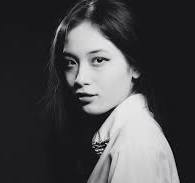
#> input picture btl/hàm mũ.jpg, 195 x 183 px
$ python hammu.py
#> lines starting #> are read from the running program, lines starting #| are printed output that depends on the picture
import matplotlib.pyplot as plt
import matplotlib.image as mpimg
import numpy as np
from PIL import Image

def transform(img,c,mu):
    # Lấy kích thước ảnh
    width, height = img.size

    # Duyệt qua từng pixel và thực hiện
    for y in range(height):
        for x in range(width):
            # Lấy giá trị pixel
            current_color = img.getpixel((x, y))

            # Tính giá trị mới
            new_color = round(c*(current_color**mu))

            # Đặt lại giá trị pixel mới
            img.putpixel((x, y), new_color)

    # Lưu hình ảnh mới
    return img

def plot(image_path,c=1,y=0.6):
    # Đọc hình ảnh
#> called with image_path = 'hàm mũ.jpg', c = 1, y = 0.4
    img = Image.open(image_path)
#> img is the input picture: PIL image 195x183 RGB; mean R, G, B 72.6, 72.6, 74.3
    img = img.convert('L')
#> img: PIL image 195x183 L

    # Hiển thị hình ảnh ban đầu
    plt.figure(figsize=(8, 4))
    plt.subplot(1, 2, 1)
    plt.title('Hình ảnh ban đầu')
    plt.imshow(img,cmap='gray')
    plt.axis('off')

    # Thực hiện phép biến đổi
    img = transform(img,c,y)
#> after the loop in transform, `for y in range(height):`:
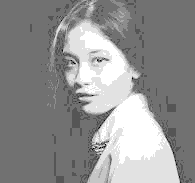
#> img: PIL image 195x183 L; min 0, max 9, mean 5.13; drawn with min black and max white

    # Hiển thị hình ảnh biến đổi
    plt.subplot(1, 2, 2)
    plt.title('Hình ảnh biến đổi')
    plt.imshow(img,cmap='gray')
    plt.axis('off')

    plt.tight_layout()
    plt.show()
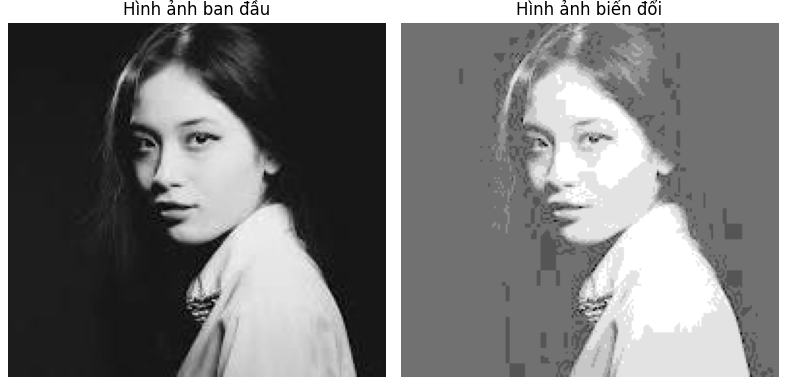
#> figure drawn by matplotlib, 2 panels

plot("hàm mũ.jpg", c=1,y=0.4)
